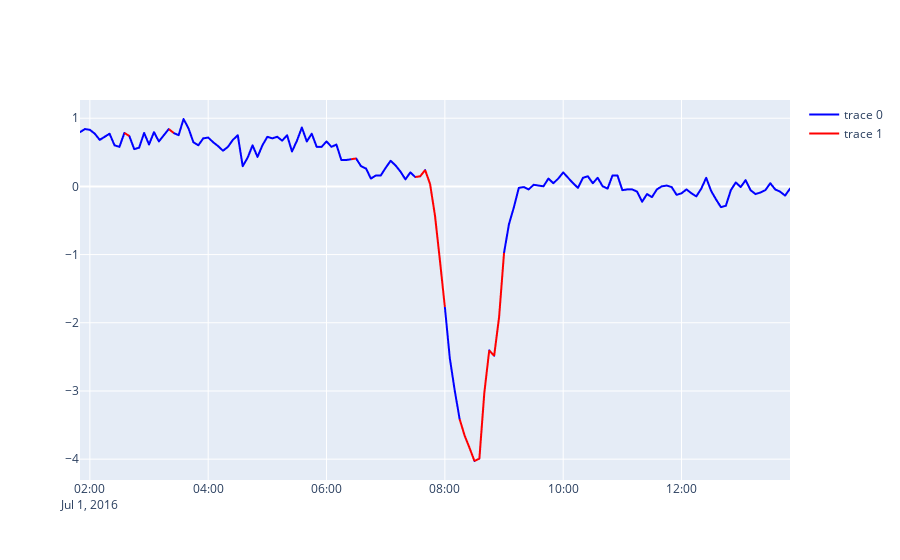

The notebook cell saved with this chart:
### Code cell
fig = go.Figure()
fig.add_scattergl(x=result["timestamp"], y=result["speed"], line={'color': 'blue'})
fig.add_scattergl(x = result["timestamp"], y = result["speed"].where(result["anomaly"] == -1), line ={'color' : 'red'})
fig.show()

### Figure 1 — Plotly figure (JSON) as saved in the notebook; plotly's stock layout.template omitted (floating-point values rounded to 4 significant figures; data arrays with more than 128 entries replaced by an {"elided": "..."} marker saying what was removed)
{"data": [{"line": {"color": "blue"}, "type": "scattergl", "x": {"elided": "145 str values"}, "y": {"elided": "145 float values"}}, {"line": {"color": "red"}, "type": "scattergl", "x": {"elided": "145 str values"}, "y": {"elided": "145 float values"}}], "layout": {"autosize": true, "xaxis": {"autorange": true, "range": ["2016-07-01 01:50", "2016-07-01 13:50"], "type": "date"}, "yaxis": {"autorange": true, "range": [-4.306, 1.267], "type": "linear"}}}
